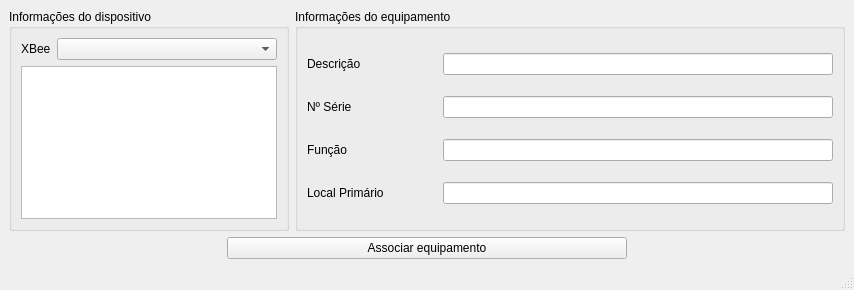
<?xml version="1.0" encoding="UTF-8"?>
<ui version="4.0">
 <class>AssociateEquipment</class>
 <widget class="QMainWindow" name="AssociateEquipment">
  <property name="geometry">
   <rect>
    <x>0</x>
    <y>0</y>
    <width>854</width>
    <height>290</height>
   </rect>
  </property>
  <property name="windowTitle">
   <string>Associar Equipamento</string>
  </property>
  <widget class="QWidget" name="centralwidget">
   <layout class="QVBoxLayout" name="verticalLayout">
    <item>
     <layout class="QHBoxLayout" name="horizontalLayout_3" stretch="0,1">
      <property name="sizeConstraint">
       <enum>QLayout::SetFixedSize</enum>
      </property>
      <item>
       <layout class="QHBoxLayout" name="horizontalLayout_2">
        <item>
         <widget class="QGroupBox" name="groupBox">
          <property name="title">
           <string>Informações do dispositivo</string>
          </property>
          <layout class="QVBoxLayout" name="verticalLayout_4">
           <item>
            <layout class="QHBoxLayout" name="horizontalLayout_4">
             <item>
              <widget class="QLabel" name="label">
               <property name="text">
                <string>XBee</string>
               </property>
              </widget>
             </item>
             <item>
              <widget class="QComboBox" name="cbx_xbees">
               <property name="sizePolicy">
                <sizepolicy hsizetype="Preferred" vsizetype="Fixed">
                 <horstretch>1</horstretch>
                 <verstretch>0</verstretch>
                </sizepolicy>
               </property>
              </widget>
             </item>
            </layout>
           </item>
           <item>
            <widget class="QListWidget" name="list_xbees"/>
           </item>
          </layout>
         </widget>
        </item>
       </layout>
      </item>
      <item>
       <layout class="QHBoxLayout" name="horizontalLayout">
        <item>
         <widget class="QGroupBox" name="groupBox_2">
          <property name="title">
           <string>Informações do equipamento</string>
          </property>
          <layout class="QVBoxLayout" name="verticalLayout_5">
           <item>
            <layout class="QHBoxLayout" name="horizontalLayout_9">
             <item>
              <widget class="QLabel" name="label_2">
               <property name="sizePolicy">
                <sizepolicy hsizetype="Preferred" vsizetype="Preferred">
                 <horstretch>1</horstretch>
                 <verstretch>0</verstretch>
                </sizepolicy>
               </property>
               <property name="text">
                <string>Descrição</string>
               </property>
              </widget>
             </item>
             <item>
              <widget class="QLineEdit" name="ledit_descritpion">
               <property name="sizePolicy">
                <sizepolicy hsizetype="Preferred" vsizetype="Fixed">
                 <horstretch>3</horstretch>
                 <verstretch>0</verstretch>
                </sizepolicy>
               </property>
               <property name="baseSize">
                <size>
                 <width>0</width>
                 <height>0</height>
                </size>
               </property>
              </widget>
             </item>
            </layout>
           </item>
           <item>
            <layout class="QHBoxLayout" name="horizontalLayout_12">
             <item>
              <widget class="QLabel" name="label_3">
               <property name="sizePolicy">
                <sizepolicy hsizetype="Preferred" vsizetype="Preferred">
                 <horstretch>1</horstretch>
                 <verstretch>0</verstretch>
                </sizepolicy>
               </property>
               <property name="text">
                <string>Nº Série</string>
               </property>
              </widget>
             </item>
             <item>
              <widget class="QLineEdit" name="ledit_nserie">
               <property name="sizePolicy">
                <sizepolicy hsizetype="Preferred" vsizetype="Fixed">
                 <horstretch>3</horstretch>
                 <verstretch>0</verstretch>
                </sizepolicy>
               </property>
               <property name="baseSize">
                <size>
                 <width>5</width>
                 <height>0</height>
                </size>
               </property>
              </widget>
             </item>
            </layout>
           </item>
           <item>
            <layout class="QHBoxLayout" name="horizontalLayout_10">
             <item>
              <widget class="QLabel" name="label_4">
               <property name="sizePolicy">
                <sizepolicy hsizetype="Preferred" vsizetype="Preferred">
                 <horstretch>1</horstretch>
                 <verstretch>0</verstretch>
                </sizepolicy>
               </property>
               <property name="text">
                <string>Função</string>
               </property>
              </widget>
             </item>
             <item>
              <widget class="QLineEdit" name="ledit_function">
               <property name="sizePolicy">
                <sizepolicy hsizetype="Preferred" vsizetype="Fixed">
                 <horstretch>3</horstretch>
                 <verstretch>0</verstretch>
                </sizepolicy>
               </property>
               <property name="baseSize">
                <size>
                 <width>5</width>
                 <height>0</height>
                </size>
               </property>
              </widget>
             </item>
            </layout>
           </item>
           <item>
            <layout class="QHBoxLayout" name="horizontalLayout_11">
             <item>
              <widget class="QLabel" name="label_5">
               <property name="sizePolicy">
                <sizepolicy hsizetype="Preferred" vsizetype="Preferred">
                 <horstretch>1</horstretch>
                 <verstretch>0</verstretch>
                </sizepolicy>
               </property>
               <property name="text">
                <string>Local Primário</string>
               </property>
              </widget>
             </item>
             <item>
              <widget class="QLineEdit" name="ledit_primary_place">
               <property name="sizePolicy">
                <sizepolicy hsizetype="Preferred" vsizetype="Fixed">
                 <horstretch>3</horstretch>
                 <verstretch>0</verstretch>
                </sizepolicy>
               </property>
              </widget>
             </item>
            </layout>
           </item>
          </layout>
         </widget>
        </item>
       </layout>
      </item>
     </layout>
    </item>
    <item>
     <layout class="QVBoxLayout" name="verticalLayout_3" stretch="0">
      <property name="sizeConstraint">
       <enum>QLayout::SetFixedSize</enum>
      </property>
      <item alignment="Qt::AlignHCenter">
       <widget class="QPushButton" name="btn_associate_equipment">
        <property name="sizePolicy">
         <sizepolicy hsizetype="Minimum" vsizetype="Fixed">
          <horstretch>0</horstretch>
          <verstretch>0</verstretch>
         </sizepolicy>
        </property>
        <property name="minimumSize">
         <size>
          <width>400</width>
          <height>0</height>
         </size>
        </property>
        <property name="maximumSize">
         <size>
          <width>400</width>
          <height>16777215</height>
         </size>
        </property>
        <property name="text">
         <string>Associar equipamento</string>
        </property>
       </widget>
      </item>
     </layout>
    </item>
   </layout>
  </widget>
  <widget class="QStatusBar" name="statusbar"/>
 </widget>
 <resources/>
 <connections/>
</ui>
